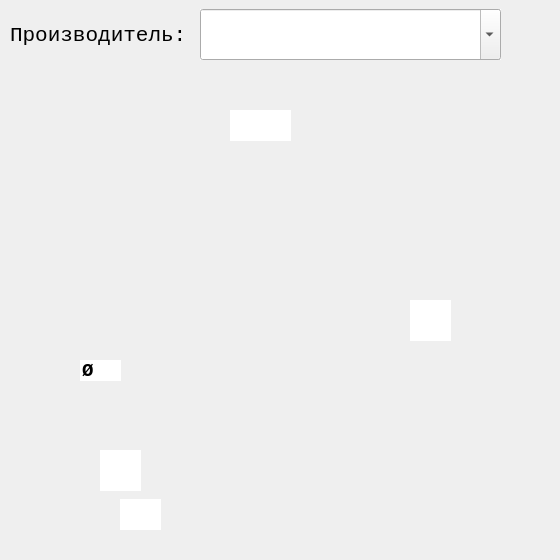
<?xml version="1.0" encoding="UTF-8"?>
<ui version="4.0">
 <class>Dialog</class>
 <widget class="QDialog" name="Dialog">
  <property name="geometry">
   <rect>
    <x>0</x>
    <y>0</y>
    <width>560</width>
    <height>560</height>
   </rect>
  </property>
  <property name="sizePolicy">
   <sizepolicy hsizetype="Fixed" vsizetype="Fixed">
    <horstretch>0</horstretch>
    <verstretch>0</verstretch>
   </sizepolicy>
  </property>
  <property name="minimumSize">
   <size>
    <width>560</width>
    <height>560</height>
   </size>
  </property>
  <property name="maximumSize">
   <size>
    <width>560</width>
    <height>560</height>
   </size>
  </property>
  <property name="windowTitle">
   <string>1 Отверстие Тип1</string>
  </property>
  <property name="windowIcon">
   <iconset>
    <normaloff>../pics/icon/Podpyatnik.ico</normaloff>../pics/icon/Podpyatnik.ico</iconset>
  </property>
  <property name="whatsThis">
   <string/>
  </property>
  <property name="accessibleDescription">
   <string/>
  </property>
  <widget class="QLabel" name="label">
   <property name="geometry">
    <rect>
     <x>0</x>
     <y>0</y>
     <width>560</width>
     <height>560</height>
    </rect>
   </property>
   <property name="sizePolicy">
    <sizepolicy hsizetype="Fixed" vsizetype="Fixed">
     <horstretch>0</horstretch>
     <verstretch>0</verstretch>
    </sizepolicy>
   </property>
   <property name="minimumSize">
    <size>
     <width>560</width>
     <height>560</height>
    </size>
   </property>
   <property name="maximumSize">
    <size>
     <width>560</width>
     <height>560</height>
    </size>
   </property>
   <property name="autoFillBackground">
    <bool>true</bool>
   </property>
   <property name="text">
    <string/>
   </property>
   <property name="pixmap">
    <pixmap>../pics/main/1-1.jpg</pixmap>
   </property>
   <property name="scaledContents">
    <bool>false</bool>
   </property>
   <property name="alignment">
    <set>Qt::AlignCenter</set>
   </property>
   <property name="margin">
    <number>0</number>
   </property>
  </widget>
  <widget class="QLineEdit" name="lineEdit">
   <property name="geometry">
    <rect>
     <x>120</x>
     <y>499</y>
     <width>41</width>
     <height>31</height>
    </rect>
   </property>
   <property name="font">
    <font>
     <family>Courier New</family>
     <pointsize>14</pointsize>
     <weight>75</weight>
     <italic>false</italic>
     <bold>true</bold>
    </font>
   </property>
   <property name="focusPolicy">
    <enum>Qt::ClickFocus</enum>
   </property>
   <property name="autoFillBackground">
    <bool>true</bool>
   </property>
   <property name="inputMethodHints">
    <set>Qt::ImhNone</set>
   </property>
   <property name="text">
    <string/>
   </property>
   <property name="maxLength">
    <number>3</number>
   </property>
   <property name="frame">
    <bool>false</bool>
   </property>
   <property name="alignment">
    <set>Qt::AlignBottom|Qt::AlignHCenter</set>
   </property>
  </widget>
  <widget class="QLineEdit" name="lineEdit_2">
   <property name="geometry">
    <rect>
     <x>100</x>
     <y>450</y>
     <width>41</width>
     <height>41</height>
    </rect>
   </property>
   <property name="font">
    <font>
     <family>Courier New</family>
     <pointsize>14</pointsize>
     <weight>75</weight>
     <italic>false</italic>
     <bold>true</bold>
    </font>
   </property>
   <property name="tabletTracking">
    <bool>false</bool>
   </property>
   <property name="focusPolicy">
    <enum>Qt::ClickFocus</enum>
   </property>
   <property name="autoFillBackground">
    <bool>false</bool>
   </property>
   <property name="text">
    <string/>
   </property>
   <property name="maxLength">
    <number>3</number>
   </property>
   <property name="frame">
    <bool>false</bool>
   </property>
   <property name="alignment">
    <set>Qt::AlignRight|Qt::AlignTrailing|Qt::AlignVCenter</set>
   </property>
  </widget>
  <widget class="QLineEdit" name="lineEdit_3">
   <property name="geometry">
    <rect>
     <x>80</x>
     <y>360</y>
     <width>41</width>
     <height>21</height>
    </rect>
   </property>
   <property name="font">
    <font>
     <family>Courier New</family>
     <pointsize>14</pointsize>
     <weight>75</weight>
     <italic>false</italic>
     <bold>true</bold>
    </font>
   </property>
   <property name="focusPolicy">
    <enum>Qt::ClickFocus</enum>
   </property>
   <property name="text">
    <string>Ø</string>
   </property>
   <property name="maxLength">
    <number>3</number>
   </property>
   <property name="frame">
    <bool>false</bool>
   </property>
   <property name="alignment">
    <set>Qt::AlignLeading|Qt::AlignLeft|Qt::AlignVCenter</set>
   </property>
  </widget>
  <widget class="QLineEdit" name="lineEdit_4">
   <property name="geometry">
    <rect>
     <x>230</x>
     <y>110</y>
     <width>61</width>
     <height>31</height>
    </rect>
   </property>
   <property name="font">
    <font>
     <family>Courier New</family>
     <pointsize>14</pointsize>
     <weight>75</weight>
     <italic>false</italic>
     <bold>true</bold>
    </font>
   </property>
   <property name="focusPolicy">
    <enum>Qt::ClickFocus</enum>
   </property>
   <property name="text">
    <string/>
   </property>
   <property name="maxLength">
    <number>3</number>
   </property>
   <property name="frame">
    <bool>false</bool>
   </property>
   <property name="alignment">
    <set>Qt::AlignCenter</set>
   </property>
  </widget>
  <widget class="QLineEdit" name="lineEdit_5">
   <property name="geometry">
    <rect>
     <x>410</x>
     <y>300</y>
     <width>41</width>
     <height>41</height>
    </rect>
   </property>
   <property name="font">
    <font>
     <family>Courier New</family>
     <pointsize>14</pointsize>
     <weight>75</weight>
     <italic>false</italic>
     <bold>true</bold>
    </font>
   </property>
   <property name="tabletTracking">
    <bool>false</bool>
   </property>
   <property name="focusPolicy">
    <enum>Qt::ClickFocus</enum>
   </property>
   <property name="autoFillBackground">
    <bool>false</bool>
   </property>
   <property name="text">
    <string/>
   </property>
   <property name="maxLength">
    <number>3</number>
   </property>
   <property name="frame">
    <bool>false</bool>
   </property>
   <property name="alignment">
    <set>Qt::AlignLeading|Qt::AlignLeft|Qt::AlignVCenter</set>
   </property>
  </widget>
  <widget class="QLabel" name="label_2">
   <property name="geometry">
    <rect>
     <x>10</x>
     <y>10</y>
     <width>181</width>
     <height>51</height>
    </rect>
   </property>
   <property name="font">
    <font>
     <family>Courier New</family>
     <pointsize>16</pointsize>
     <weight>50</weight>
     <bold>false</bold>
    </font>
   </property>
   <property name="text">
    <string>Производитель:</string>
   </property>
  </widget>
  <widget class="QLineEdit" name="lineEdit_6">
   <property name="geometry">
    <rect>
     <x>200</x>
     <y>9</y>
     <width>301</width>
     <height>51</height>
    </rect>
   </property>
   <property name="font">
    <font>
     <family>Courier New</family>
     <pointsize>16</pointsize>
     <weight>75</weight>
     <bold>true</bold>
    </font>
   </property>
   <property name="frame">
    <bool>false</bool>
   </property>
   <property name="alignment">
    <set>Qt::AlignLeading|Qt::AlignLeft|Qt::AlignVCenter</set>
   </property>
  </widget>
  <widget class="QComboBox" name="comboBox">
   <property name="geometry">
    <rect>
     <x>200</x>
     <y>9</y>
     <width>301</width>
     <height>51</height>
    </rect>
   </property>
   <property name="font">
    <font>
     <family>Courier New</family>
     <pointsize>16</pointsize>
     <weight>75</weight>
     <bold>true</bold>
    </font>
   </property>
   <property name="editable">
    <bool>true</bool>
   </property>
   <property name="frame">
    <bool>true</bool>
   </property>
  </widget>
 </widget>
 <resources/>
 <connections/>
</ui>
